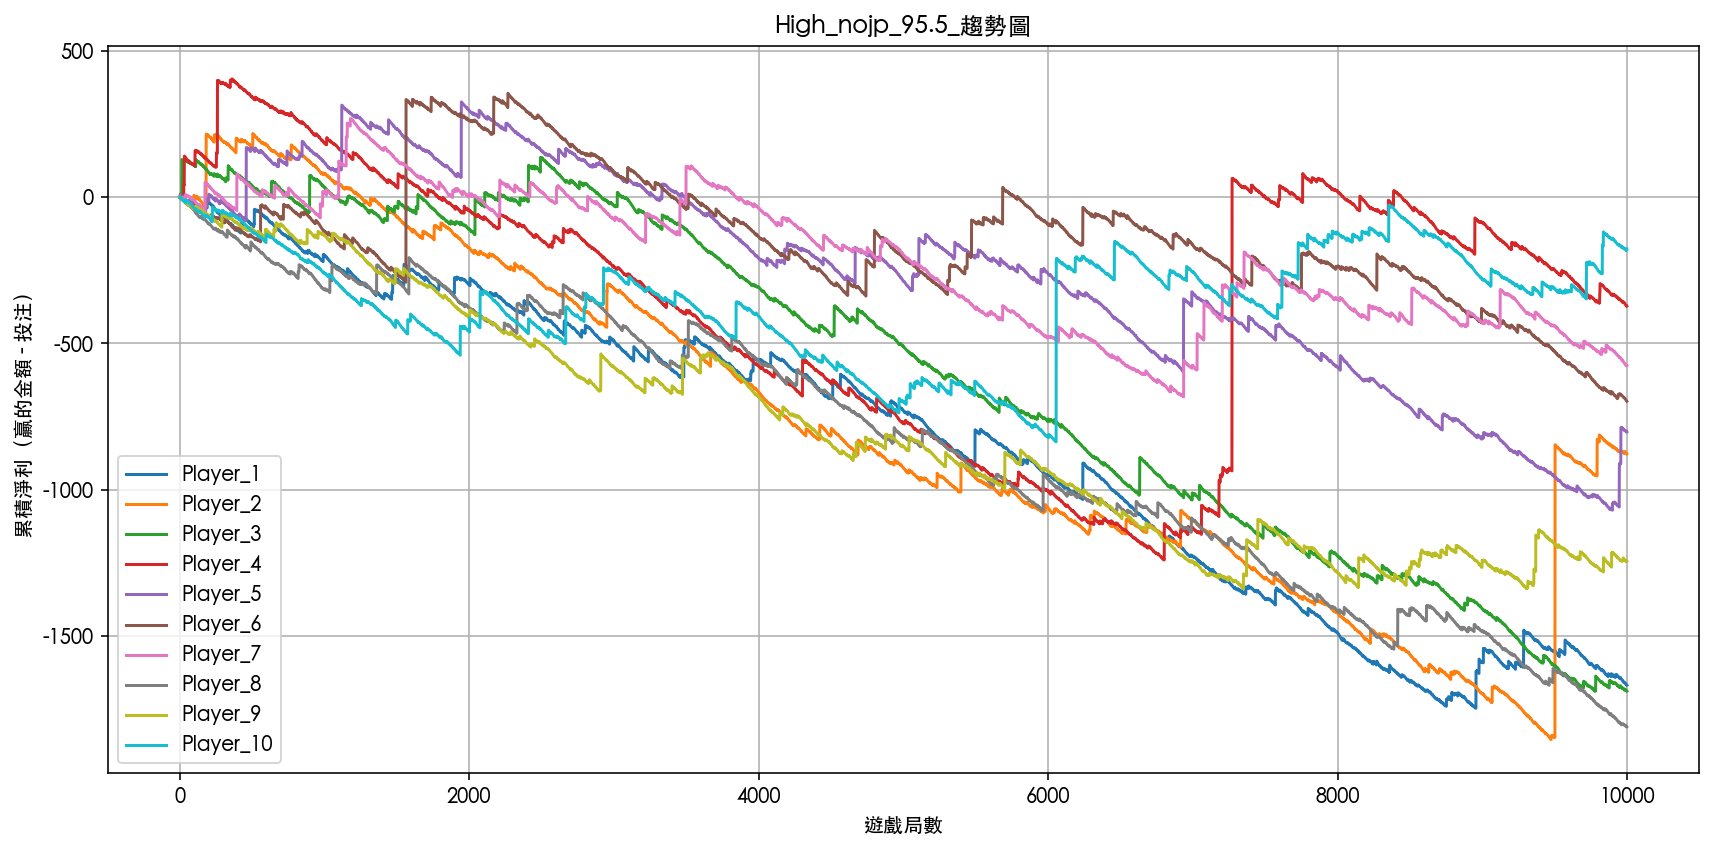

Source code (Python):
import torch
import pandas as pd
import matplotlib.pyplot as plt

# 設定中文字型（macOS 預設有的字型）
plt.rcParams['font.family'] = 'Heiti TC'  # 或 'PingFang TC'、'Arial Unicode MS'
plt.rcParams['axes.unicode_minus'] = False  # 正確顯示負號


# ------------------------------
# 遊戲設定參數
# ------------------------------
positions = list(range(17))
probs = torch.tensor([
    0.0000152587890625, 0.000244140625, 0.0018310546875, 0.008544921875,
    0.02777099609375, 0.066650390625, 0.1221923828125, 0.174560546875,
    0.196380615234375, 0.174560546875, 0.1221923828125, 0.066650390625,
    0.02777099609375, 0.008544921875, 0.0018310546875, 0.000244140625,
    0.0000152587890625
], dtype=torch.float32)

payout_table = torch.tensor([
    1000.0, 125.0, 0, 0, 2.2,
    1.1, 0.5, 0.3, 0.0, 0.3,
    0.5, 1.1, 2.2, 0, 0,
    125.0, 1000.0
], dtype=torch.float32)

ball_multipliers = torch.tensor([1, 2, 5], dtype=torch.float32)
ball_probs = torch.tensor([0.93, 0.05, 0.02], dtype=torch.float32)

free_game_positions = {2, 3, 13, 14}
bet_amount = 1.0
rounds_per_player = 10_000
num_players = 10
device = torch.device("cpu")  # 避免 GPU/MPS 爆記憶體

# ------------------------------
# 免費遊戲 mini slot
# ------------------------------
def draw_free_game_mini_slot(rng, bet_amount, multiplier):
    roll = torch.rand(1, generator=rng).item()
    if roll < 0.002312:
        return (bet_amount * 100) * multiplier
    elif roll < 0.07612:
        return (bet_amount * 50) * multiplier
    elif roll < 0.18612:
        return bet_amount * 25 * multiplier
    elif roll < 0.35112:
        return bet_amount * 10 * multiplier
    elif roll < 0.63512:
        return bet_amount * 5 * multiplier
    else:
        return bet_amount * 1 * multiplier

# ------------------------------
# 模擬單一玩家
# ------------------------------
def simulate_player(player_id):
    rng = torch.Generator().manual_seed(100 + player_id)
    pos_draw = torch.multinomial(probs, rounds_per_player, replacement=True, generator=rng)
    mult_draw = torch.multinomial(ball_probs, rounds_per_player, replacement=True, generator=rng)
    multipliers = ball_multipliers[mult_draw]
    base_prizes = payout_table[pos_draw]

    cum_profit = 0
    trend = []

    for i in range(rounds_per_player):
        pos = pos_draw[i].item()
        mult = multipliers[i].item()
        base_win = base_prizes[i].item() * mult
        reward = draw_free_game_mini_slot(rng, bet_amount, mult) if pos in free_game_positions else 0
        profit = base_win + reward - bet_amount
        cum_profit += profit
        trend.append(cum_profit)

    return trend

# ------------------------------
# 主流程：模擬並畫圖
# ------------------------------
all_trends = pd.DataFrame()

for pid in range(1, num_players + 1):
    print(f"模擬 Player {pid} 中...")
    trend = simulate_player(pid)
    all_trends[f'Player_{pid}'] = trend

# 畫圖
all_trends.index.name = "Round"
all_trends.plot(figsize=(12, 6), title="High_nojp_95.5_趨勢圖")
plt.xlabel("遊戲局數")
plt.ylabel("累積淨利（贏的金額 - 投注）")
plt.grid(True)
plt.tight_layout()
plt.show()
